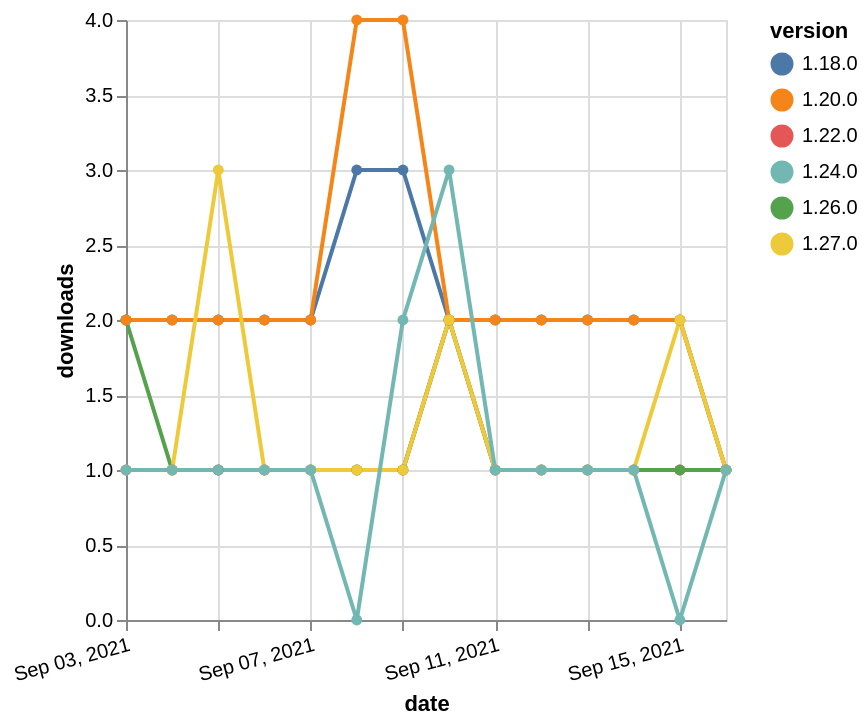

The Vega-Lite source for this figure:
### Vega-Lite specification from a JSON file in a GitHub repository (floating-point values rounded to 4 significant figures)
{"$schema": "https://vega.github.io/schema/vega-lite/v5.json", "description": "A simple bar chart with embedded data.", "data": {"values": [{"date": "2021-09-03", "total": 2481, "delta": 2, "version": "1.18.0"}, {"date": "2021-09-04", "total": 2483, "delta": 2, "version": "1.18.0"}, {"date": "2021-09-05", "total": 2485, "delta": 2, "version": "1.18.0"}, {"date": "2021-09-06", "total": 2487, "delta": 2, "version": "1.18.0"}, {"date": "2021-09-07", "total": 2489, "delta": 2, "version": "1.18.0"}, {"date": "2021-09-08", "total": 2492, "delta": 3, "version": "1.18.0"}, {"date": "2021-09-09", "total": 2495, "delta": 3, "version": "1.18.0"}, {"date": "2021-09-10", "total": 2497, "delta": 2, "version": "1.18.0"}, {"date": "2021-09-11", "total": 2499, "delta": 2, "version": "1.18.0"}, {"date": "2021-09-12", "total": 2501, "delta": 2, "version": "1.18.0"}, {"date": "2021-09-13", "total": 2503, "delta": 2, "version": "1.18.0"}, {"date": "2021-09-14", "total": 2505, "delta": 2, "version": "1.18.0"}, {"date": "2021-09-15", "total": 2507, "delta": 2, "version": "1.18.0"}, {"date": "2021-09-16", "total": 2508, "delta": 1, "version": "1.18.0"}, {"date": "2021-09-03", "total": 247, "delta": 1, "version": "1.22.0"}, {"date": "2021-09-04", "total": 248, "delta": 1, "version": "1.22.0"}, {"date": "2021-09-05", "total": 249, "delta": 1, "version": "1.22.0"}, {"date": "2021-09-06", "total": 250, "delta": 1, "version": "1.22.0"}, {"date": "2021-09-07", "total": 251, "delta": 1, "version": "1.22.0"}, {"date": "2021-09-08", "total": 252, "delta": 1, "version": "1.22.0"}, {"date": "2021-09-09", "total": 253, "delta": 1, "version": "1.22.0"}, {"date": "2021-09-10", "total": 255, "delta": 2, "version": "1.22.0"}, {"date": "2021-09-11", "total": 256, "delta": 1, "version": "1.22.0"}, {"date": "2021-09-12", "total": 257, "delta": 1, "version": "1.22.0"}, {"date": "2021-09-13", "total": 258, "delta": 1, "version": "1.22.0"}, {"date": "2021-09-14", "total": 259, "delta": 1, "version": "1.22.0"}, {"date": "2021-09-15", "total": 260, "delta": 1, "version": "1.22.0"}, {"date": "2021-09-16", "total": 261, "delta": 1, "version": "1.22.0"}, {"date": "2021-09-03", "total": 189, "delta": 2, "version": "1.26.0"}, {"date": "2021-09-04", "total": 190, "delta": 1, "version": "1.26.0"}, {"date": "2021-09-05", "total": 191, "delta": 1, "version": "1.26.0"}, {"date": "2021-09-06", "total": 192, "delta": 1, "version": "1.26.0"}, {"date": "2021-09-07", "total": 193, "delta": 1, "version": "1.26.0"}, {"date": "2021-09-08", "total": 194, "delta": 1, "version": "1.26.0"}, {"date": "2021-09-09", "total": 195, "delta": 1, "version": "1.26.0"}, {"date": "2021-09-10", "total": 197, "delta": 2, "version": "1.26.0"}, {"date": "2021-09-11", "total": 198, "delta": 1, "version": "1.26.0"}, {"date": "2021-09-12", "total": 199, "delta": 1, "version": "1.26.0"}, {"date": "2021-09-13", "total": 200, "delta": 1, "version": "1.26.0"}, {"date": "2021-09-14", "total": 201, "delta": 1, "version": "1.26.0"}, {"date": "2021-09-15", "total": 202, "delta": 1, "version": "1.26.0"}, {"date": "2021-09-16", "total": 203, "delta": 1, "version": "1.26.0"}, {"date": "2021-09-03", "total": 2456, "delta": 2, "version": "1.20.0"}, {"date": "2021-09-04", "total": 2458, "delta": 2, "version": "1.20.0"}, {"date": "2021-09-05", "total": 2460, "delta": 2, "version": "1.20.0"}, {"date": "2021-09-06", "total": 2462, "delta": 2, "version": "1.20.0"}, {"date": "2021-09-07", "total": 2464, "delta": 2, "version": "1.20.0"}, {"date": "2021-09-08", "total": 2468, "delta": 4, "version": "1.20.0"}, {"date": "2021-09-09", "total": 2472, "delta": 4, "version": "1.20.0"}, {"date": "2021-09-10", "total": 2474, "delta": 2, "version": "1.20.0"}, {"date": "2021-09-11", "total": 2476, "delta": 2, "version": "1.20.0"}, {"date": "2021-09-12", "total": 2478, "delta": 2, "version": "1.20.0"}, {"date": "2021-09-13", "total": 2480, "delta": 2, "version": "1.20.0"}, {"date": "2021-09-14", "total": 2482, "delta": 2, "version": "1.20.0"}, {"date": "2021-09-15", "total": 2484, "delta": 2, "version": "1.20.0"}, {"date": "2021-09-16", "total": 2485, "delta": 1, "version": "1.20.0"}, {"date": "2021-09-03", "total": 165, "delta": 1, "version": "1.27.0"}, {"date": "2021-09-04", "total": 166, "delta": 1, "version": "1.27.0"}, {"date": "2021-09-05", "total": 169, "delta": 3, "version": "1.27.0"}, {"date": "2021-09-06", "total": 170, "delta": 1, "version": "1.27.0"}, {"date": "2021-09-07", "total": 171, "delta": 1, "version": "1.27.0"}, {"date": "2021-09-08", "total": 172, "delta": 1, "version": "1.27.0"}, {"date": "2021-09-09", "total": 173, "delta": 1, "version": "1.27.0"}, {"date": "2021-09-10", "total": 175, "delta": 2, "version": "1.27.0"}, {"date": "2021-09-11", "total": 176, "delta": 1, "version": "1.27.0"}, {"date": "2021-09-12", "total": 177, "delta": 1, "version": "1.27.0"}, {"date": "2021-09-13", "total": 178, "delta": 1, "version": "1.27.0"}, {"date": "2021-09-14", "total": 179, "delta": 1, "version": "1.27.0"}, {"date": "2021-09-15", "total": 181, "delta": 2, "version": "1.27.0"}, {"date": "2021-09-16", "total": 182, "delta": 1, "version": "1.27.0"}, {"date": "2021-09-03", "total": 331, "delta": 1, "version": "1.24.0"}, {"date": "2021-09-04", "total": 332, "delta": 1, "version": "1.24.0"}, {"date": "2021-09-05", "total": 333, "delta": 1, "version": "1.24.0"}, {"date": "2021-09-06", "total": 334, "delta": 1, "version": "1.24.0"}, {"date": "2021-09-07", "total": 335, "delta": 1, "version": "1.24.0"}, {"date": "2021-09-08", "total": 335, "delta": 0, "version": "1.24.0"}, {"date": "2021-09-09", "total": 337, "delta": 2, "version": "1.24.0"}, {"date": "2021-09-10", "total": 340, "delta": 3, "version": "1.24.0"}, {"date": "2021-09-11", "total": 341, "delta": 1, "version": "1.24.0"}, {"date": "2021-09-12", "total": 342, "delta": 1, "version": "1.24.0"}, {"date": "2021-09-13", "total": 343, "delta": 1, "version": "1.24.0"}, {"date": "2021-09-14", "total": 344, "delta": 1, "version": "1.24.0"}, {"date": "2021-09-15", "total": 344, "delta": 0, "version": "1.24.0"}, {"date": "2021-09-16", "total": 345, "delta": 1, "version": "1.24.0"}]}, "width": "container", "mark": {"type": "line", "point": {"filled": true}}, "encoding": {"x": {"field": "date", "type": "temporal", "timeUnit": "yearmonthdate", "title": "date", "axis": {"labelAngle": -15}}, "y": {"field": "delta", "type": "quantitative", "title": "downloads"}, "color": {"field": "version", "type": "nominal"}, "tooltip": {"field": "delta"}}}
